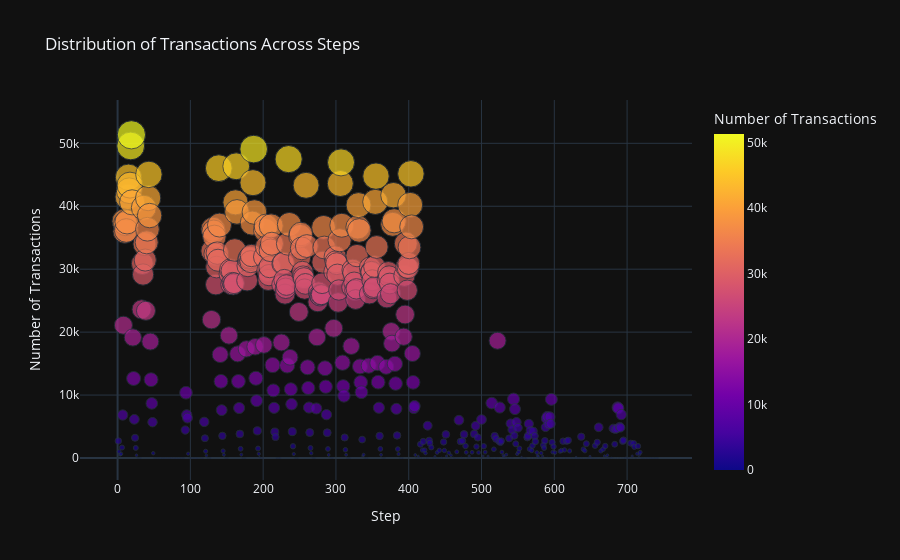

Write notebook code for a chart like this one.
### Code cell
# plotting the frequency of transictions in every steps
step_counts = df['step'].value_counts().sort_index()
step_counts_df = pd.DataFrame({'step': step_counts.index, 'count': step_counts.values})

fig = px.scatter(step_counts_df, x='step', y='count',
                 title='Distribution of Transactions Across Steps',
                 labels={'step': 'Step', 'count': 'Number of Transactions'},
                 size='count', color='count',
                 template='plotly_dark')

fig.show()

### Figure 1 — Plotly figure (JSON) as saved in the notebook; plotly's stock layout.template omitted (floating-point values rounded to 4 significant figures; data arrays with more than 128 entries replaced by an {"elided": "..."} marker saying what was removed)
{"data": [{"hovertemplate": "Step=%{x}<br>Number of Transactions=%{marker.color}<extra></extra>", "legendgroup": "", "marker": {"color": {"elided": "743 int values"}, "coloraxis": "coloraxis", "size": {"elided": "743 int values"}, "sizemode": "area", "sizeref": 128.4, "symbol": "circle"}, "mode": "markers", "name": "", "orientation": "v", "showlegend": false, "type": "scatter", "x": {"elided": "743 int values"}, "xaxis": "x", "y": {"elided": "743 int values"}, "yaxis": "y"}], "layout": {"coloraxis": {"colorbar": {"title": {"text": "Number of Transactions"}}, "colorscale": [[0, "#0d0887"], [0.1111, "#46039f"], [0.2222, "#7201a8"], [0.3333, "#9c179e"], [0.4444, "#bd3786"], [0.5556, "#d8576b"], [0.6667, "#ed7953"], [0.7778, "#fb9f3a"], [0.8889, "#fdca26"], [1, "#f0f921"]]}, "legend": {"itemsizing": "constant", "tracegroupgap": 0}, "title": {"text": "Distribution of Transactions Across Steps"}, "xaxis": {"anchor": "y", "domain": [0, 1], "title": {"text": "Step"}}, "yaxis": {"anchor": "x", "domain": [0, 1], "title": {"text": "Number of Transactions"}}}}
